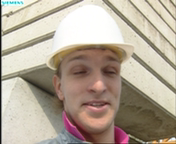
#> input picture BlockEncoding/foreman_qcif_0_rgb.bmp, 176 x 144 px
$ python 2.py
#> lines starting #> are read from the running program, lines starting #| are printed output that depends on the picture
import numpy as np
from PIL import Image
import math
import cmath
import cv2

def printzigzag(matrix):

	#rows=len(matrix)
	#columns=len(matrix[0])

	rows=matrix.shape[0]
	columns=matrix.shape[1]

	# [6 lines of commented-out code are left out]

	solution=[[] for i in range(rows+columns-1)]
	#indexsolution=[[] for i in range(rows+columns-1)]

	for i in range(rows):
		#temp=matrix[i]
		for j in range(columns):
			summ=i+j
			if summ%2==0:
				solution[summ].insert(0,matrix[i][j])
				#solution[summ].insert(0,temp[j])
				#indexsolution[summ].insert(0,index[i][j])
			else:
				solution[summ].append(matrix[i][j])
				#solution[summ].append(temp[j])
				#indexsolution[summ].append(index[i][j])

	ans=[]
	for i in solution:
		for j in i:
			ans.append(j)

	return ans
	# [16 lines of commented-out code are left out]

img = Image.open('foreman_qcif_0_rgb.bmp')
#> img is the input picture: PIL image 176x144 RGB; mean R, G, B 179.7, 167.3, 151.5
y,cb,cr=img.convert('YCbCr').split()
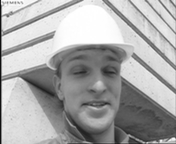
#> y: PIL image 176x144 L; min 10, max 255, mean 168.8
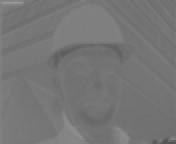
#> cb: PIL image 176x144 L; min 80, max 150, mean 117.6
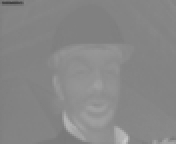
#> cr: PIL image 176x144 L; min 67, max 202, mean 135
y1=np.array(y)

M=int(y1.shape[0]/8)
#> M = 18
N=int(y1.shape[1]/8)
#> N = 22

#fakematrix=[]

#fakecount=0
count=0

for startrow in range(M):
	endrow=startrow+8

	#fakematrix.append([])
	for startcol in range(N):
		endcol=startcol+8

		temp=np.zeros((8,8))
		s1=0
		s2=0
		for i in range(startrow,endrow):
			s2=0
			for j in range(startcol,endcol):
				temp[s1][s2]=y1[i][j]
				s2+=1
			s1+=1

		dct = cv2.dct(temp)
		res=printzigzag(dct)
		name="Block: "+str(int(count))
		print(name)
		count+=1
		print(res)

		#fakematrix[fakecount].append(dct)

	#fakecount+=1

#printzigzag(fakematrix)
#################################
